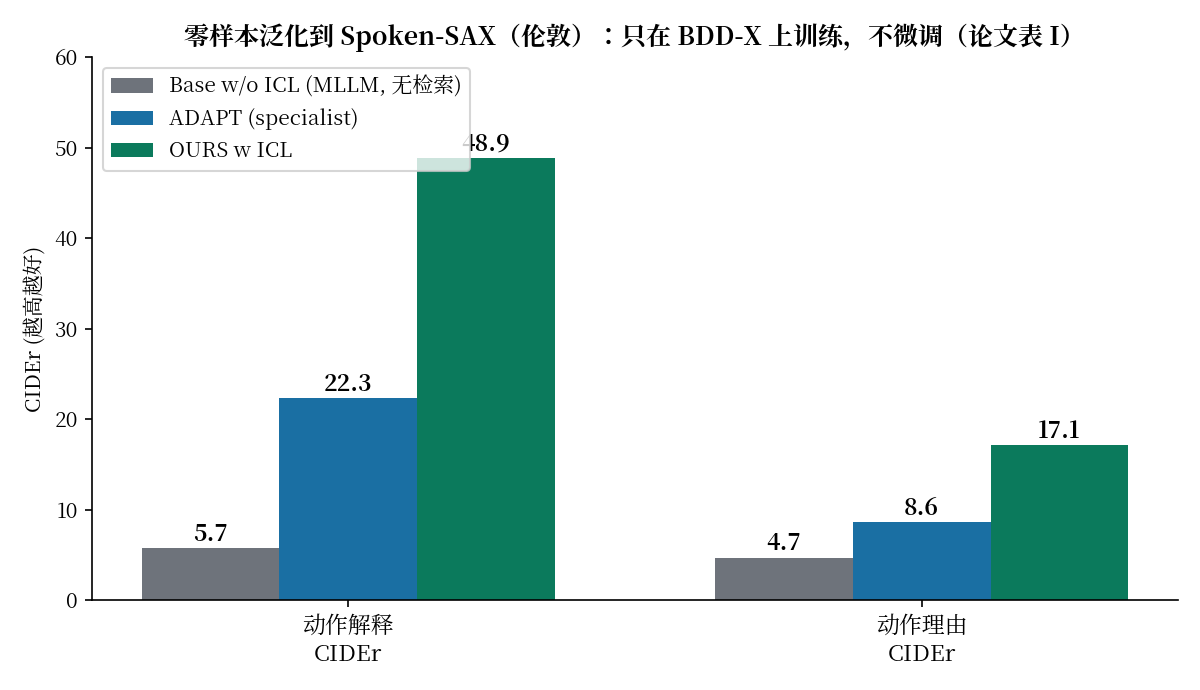

The Python source for this figure:
# -*- coding: utf-8 -*-
"""RAG-Driver: 零样本泛化 (Spoken-SAX) 的 CIDEr 对比.
数据来源: 论文表 I 下半部分. Action Explanation 与 Justification 的 CIDEr.
"""
import matplotlib
matplotlib.use("Agg")
import matplotlib.pyplot as plt
import numpy as np

plt.rcParams["font.family"] = "Noto Serif CJK JP"
plt.rcParams["axes.unicode_minus"] = False

labels = ["动作解释\nCIDEr", "动作理由\nCIDEr"]
base = [5.7, 4.7]      # Base w/o ICL
adapt = [22.3, 8.6]    # ADAPT (specialist)
ours = [48.9, 17.1]    # OURS w ICL

x = np.arange(len(labels))
w = 0.24
fig, ax = plt.subplots(figsize=(8, 4.6))
b1 = ax.bar(x - w, base, w, label="Base w/o ICL (MLLM, 无检索)", color="#6e737b")
b2 = ax.bar(x, adapt, w, label="ADAPT (specialist)", color="#1a6fa3")
b3 = ax.bar(x + w, ours, w, label="OURS w ICL", color="#0b7a5c")
for bars in (b1, b2, b3):
    for b in bars:
        ax.text(b.get_x() + b.get_width() / 2, b.get_height() + 0.8,
                f"{b.get_height()}", ha="center", fontsize=11, fontweight="bold")
ax.set_xticks(x)
ax.set_xticklabels(labels, fontsize=11)
ax.set_ylabel("CIDEr (越高越好)")
ax.set_title("零样本泛化到 Spoken-SAX（伦敦）：只在 BDD-X 上训练，不微调（论文表 I）",
             fontsize=12, fontweight="bold")
ax.legend(fontsize=10, loc="upper left")
ax.set_ylim(0, 60)
for s in ["top", "right"]:
    ax.spines[s].set_visible(False)
fig.tight_layout()
fig.savefig("/home/hatch/workspace/your_files/paper-xray-100/papers/016-VLA-rag-driver/fig-ood-cider.png", dpi=150)
print("saved fig-ood-cider.png")
